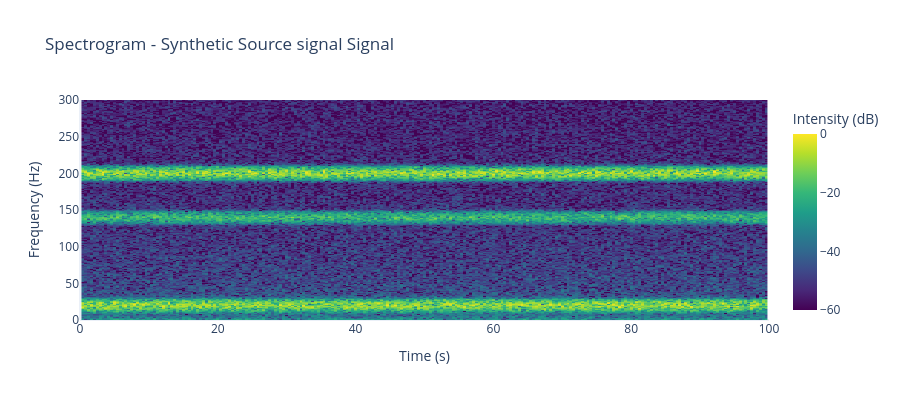
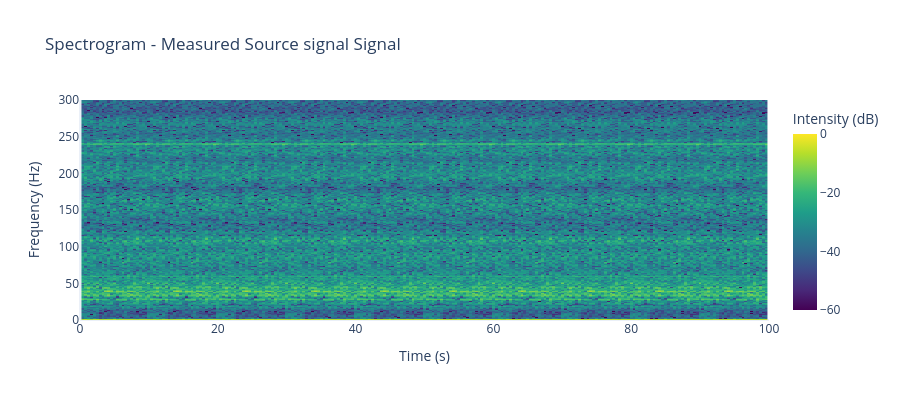

The notebook cell saved with these charts, in order:
### Markdown cell above
### Source Signal Spectrograms

### Code cell
synthetic_source_real = np.real(source_signal_synthetic)
measured_source_real = np.real(source_signal_measured)


# Synthetic Source Spectrogram 
fig_synth_rx_spec = plot_spectrogram(
    synthetic_source_real,
    int(SIGNAL_PARAMS["sampling_rate_hz"]),
    n_fft=500,
    hop_length=250,
    y_lim=(0, SIGNAL_PARAMS["sampling_rate_hz"] / 2),
    yaxis_format="hz",
    figsize=(9, 4),
)
fig_synth_rx_spec.update_layout(title="Spectrogram - Synthetic Source signal Signal")
fig_synth_rx_spec.show()

# Measured Source Spectrogram
fig_meas_rx_spec = plot_spectrogram(
    measured_source_real,
    int(SIGNAL_PARAMS["sampling_rate_hz"]),
    n_fft=500,
    hop_length=250,
    y_lim=(0, SIGNAL_PARAMS["sampling_rate_hz"] / 2),
    yaxis_format="hz",
    figsize=(9, 4),
)
fig_meas_rx_spec.update_layout(title="Spectrogram - Measured Source signal Signal")
fig_meas_rx_spec.show()

### Figure 1 — Plotly figure (JSON) as saved in the notebook; plotly's stock layout.template omitted (floating-point values rounded to 4 significant figures; data arrays with more than 128 entries replaced by an {"elided": "..."} marker saying what was removed)
{"data": [{"colorbar": {"len": 1, "thickness": 24, "title": {"text": "Intensity (dB)"}}, "colorscale": [[0, "#440154"], [0.1111, "#482878"], [0.2222, "#3e4989"], [0.3333, "#31688e"], [0.4444, "#26828e"], [0.5556, "#1f9e89"], [0.6667, "#35b779"], [0.7778, "#6ece58"], [0.8889, "#b5de2b"], [1, "#fde725"]], "type": "heatmap", "x": {"elided": "239 float values"}, "y": {"elided": "251 float values"}, "z": {"elided": "251x239 float values"}, "zmax": 0, "zmin": -60}], "layout": {"height": 400, "title": {"text": "Spectrogram - Synthetic Source signal Signal"}, "width": 900, "xaxis": {"range": [0, 100], "showgrid": false, "title": {"text": "Time (s)"}}, "yaxis": {"range": [0, 300], "showgrid": false, "title": {"text": "Frequency (Hz)"}}}}

### Figure 2 — Plotly figure (JSON) as saved in the notebook; plotly's stock layout.template omitted (floating-point values rounded to 4 significant figures; data arrays with more than 128 entries replaced by an {"elided": "..."} marker saying what was removed)
{"data": [{"colorbar": {"len": 1, "thickness": 24, "title": {"text": "Intensity (dB)"}}, "colorscale": [[0, "#440154"], [0.1111, "#482878"], [0.2222, "#3e4989"], [0.3333, "#31688e"], [0.4444, "#26828e"], [0.5556, "#1f9e89"], [0.6667, "#35b779"], [0.7778, "#6ece58"], [0.8889, "#b5de2b"], [1, "#fde725"]], "type": "heatmap", "x": {"elided": "239 float values"}, "y": {"elided": "251 float values"}, "z": {"elided": "251x239 float values"}, "zmax": 0, "zmin": -60}], "layout": {"height": 400, "title": {"text": "Spectrogram - Measured Source signal Signal"}, "width": 900, "xaxis": {"range": [0, 100], "showgrid": false, "title": {"text": "Time (s)"}}, "yaxis": {"range": [0, 300], "showgrid": false, "title": {"text": "Frequency (Hz)"}}}}
